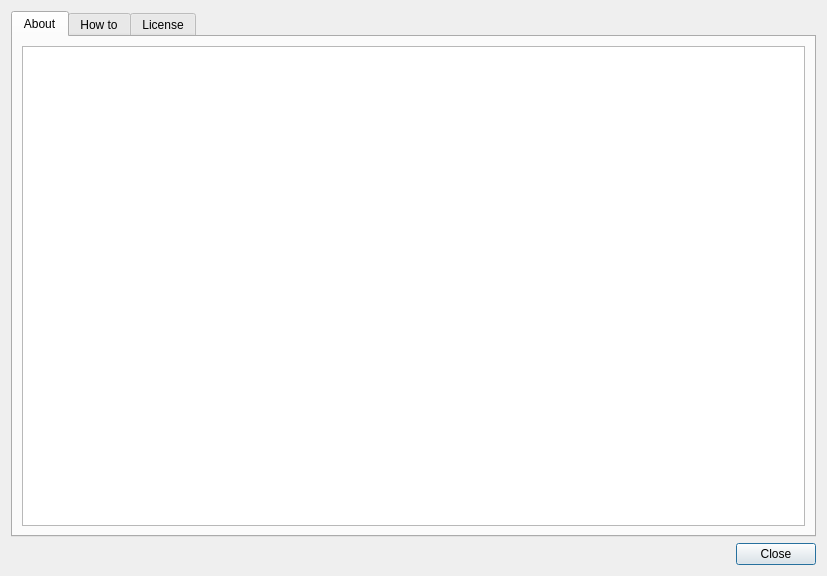
<?xml version="1.0" encoding="UTF-8"?>
<ui version="4.0">
 <class>DlgAbout</class>
 <widget class="QDialog" name="DlgAbout">
  <property name="geometry">
   <rect>
    <x>0</x>
    <y>0</y>
    <width>827</width>
    <height>576</height>
   </rect>
  </property>
  <property name="windowTitle">
   <string>Dialog</string>
  </property>
  <layout class="QVBoxLayout" name="verticalLayout">
   <item>
    <widget class="QTabWidget" name="Tabs">
     <property name="currentIndex">
      <number>0</number>
     </property>
     <widget class="QWidget" name="TabAbout">
      <attribute name="title">
       <string>About</string>
      </attribute>
      <layout class="QVBoxLayout" name="verticalLayout_4">
       <item>
        <widget class="QPlainTextEdit" name="TextEditAbout">
         <property name="readOnly">
          <bool>true</bool>
         </property>
        </widget>
       </item>
      </layout>
     </widget>
     <widget class="QWidget" name="TabHowTo">
      <attribute name="title">
       <string>How to</string>
      </attribute>
      <layout class="QVBoxLayout" name="verticalLayout_3">
       <item>
        <widget class="QPlainTextEdit" name="TextEditHowTo">
         <property name="readOnly">
          <bool>true</bool>
         </property>
        </widget>
       </item>
      </layout>
     </widget>
     <widget class="QWidget" name="TabLicense">
      <attribute name="title">
       <string>License</string>
      </attribute>
      <layout class="QVBoxLayout" name="verticalLayout_2">
       <item>
        <widget class="QPlainTextEdit" name="TextEditLicense">
         <property name="readOnly">
          <bool>true</bool>
         </property>
        </widget>
       </item>
      </layout>
     </widget>
    </widget>
   </item>
   <item>
    <layout class="QHBoxLayout" name="HLayoutButton">
     <item>
      <spacer name="HSpacerButton">
       <property name="orientation">
        <enum>Qt::Orientation::Horizontal</enum>
       </property>
       <property name="sizeHint" stdset="0">
        <size>
         <width>40</width>
         <height>20</height>
        </size>
       </property>
      </spacer>
     </item>
     <item>
      <widget class="QPushButton" name="ButtonClose">
       <property name="text">
        <string>Close</string>
       </property>
      </widget>
     </item>
    </layout>
   </item>
  </layout>
 </widget>
 <resources/>
 <connections/>
</ui>
